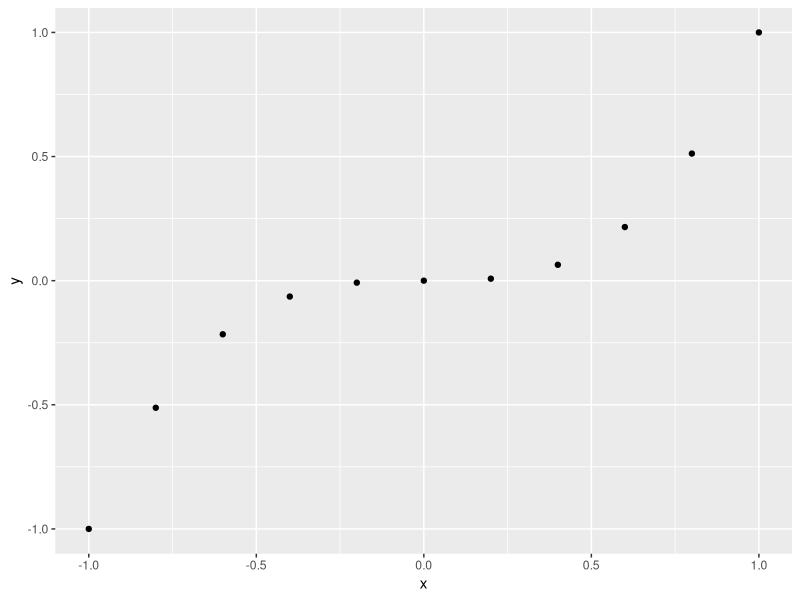
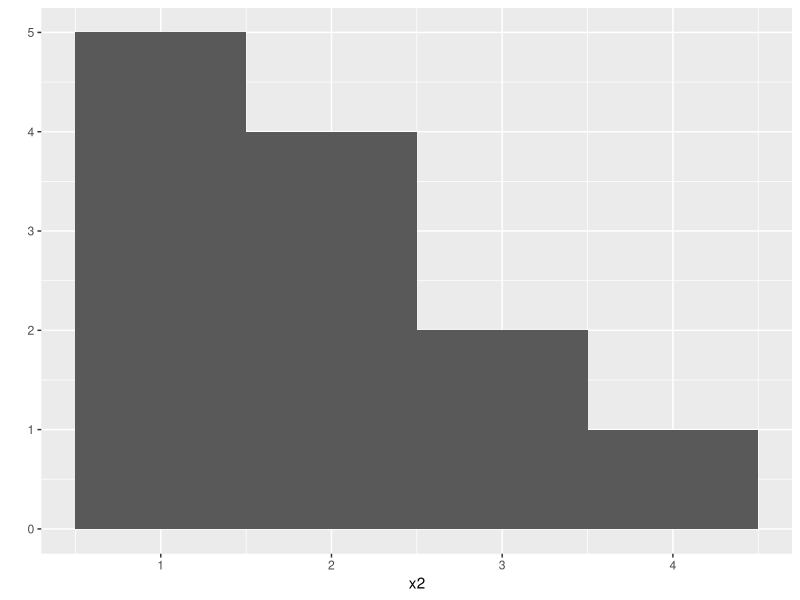
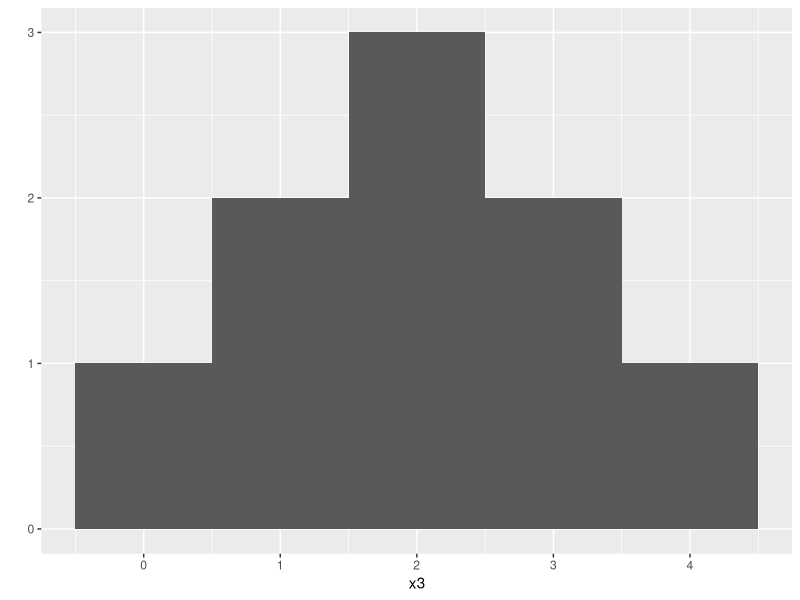
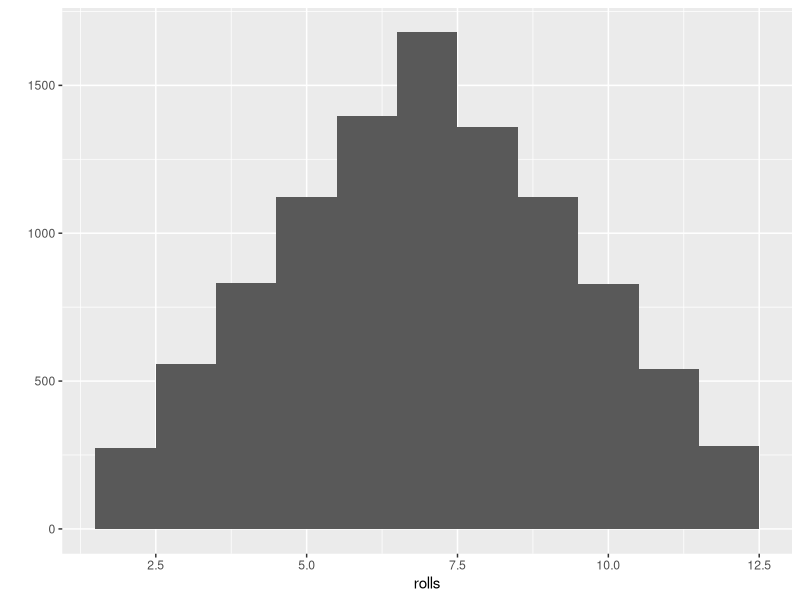
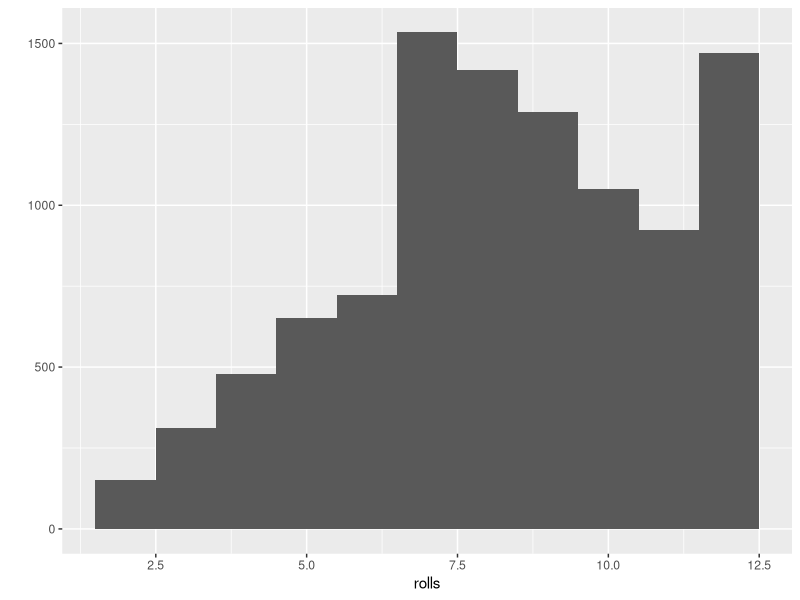

Recreate these plots in R, in order.
## Cap.2 - Packages

library("ggplot2")

qplot

# Let's make it for a spin = vamos dar uma volta
# qplot -> quick plots

x <- c(-1, -0.8, -0.6, -0.4, -0.2, 0, 0.2, 0.4, 0.6, 0.8, 1)
x

y <- x^3
y

# qplot
qplot(x, y)

x2 <- c(1, 1, 1, 1, 1, 2, 2, 2, 2, 3, 3, 4)
qplot(x2, binwidth = 1)

x3 <- c(0, 1, 1, 2, 2, 2, 3, 3, 4)
qplot(x3, binwidth = 1)

# Criando a funçao para lançar os dois dados
roll <- function(bones = 1:6){
  dice <- sample(bones, size = 2, replace = T)
  sum(dice)
}

# Replicate prove uma forma de repetir um comando R multiplas vezes
# 1 - Primeiro argumento é o número de vezes que se quer repetir o comando

# Exemplo: repetir três vezes a soma 1 + 1
replicate(3, 1 + 1)

# Repetir o uso de nossa função roll 10x
replicate(10, roll())

# roll 1000x
rolls <- replicate(10000, roll())
qplot(rolls, binwidth = 1)
help(sample)

# Criar lançamentos enviesados
roll2 <- function(bones = 1:6){
  dados <- sample(bones, size = 2, replace = T, prob = c(1/8, 1/8, 1/8, 1/8, 1/8, 3/8))
  sum(dados)
}

# teste
rolls <- replicate(10000, roll2())
qplot(rolls, binwidth = 1)
